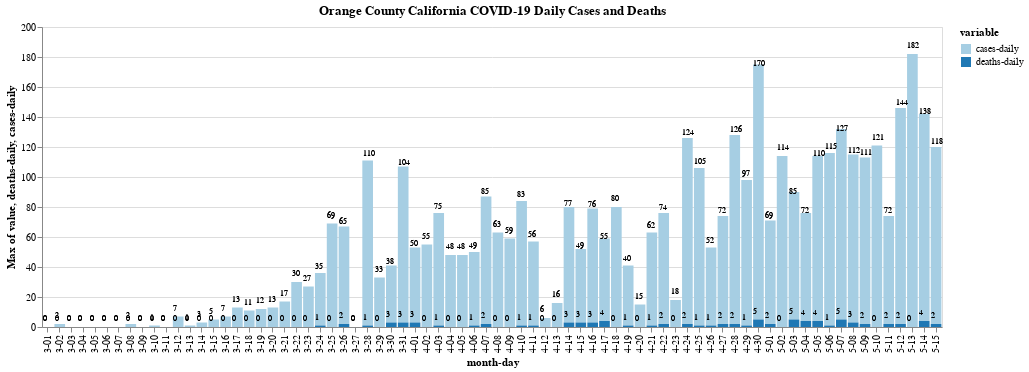

The notebook cell saved with this chart:
### Code cell
plot('Orange','California')[0]

### Figure 1 — Vega-Lite specification as saved in the notebook (floating-point values rounded to 4 significant figures)
{"config": {"view": {"continuousWidth": 400, "continuousHeight": 300}}, "layer": [{"mark": "bar", "encoding": {"color": {"type": "nominal", "field": "variable", "scale": {"scheme": "paired"}}, "tooltip": [{"type": "quantitative", "field": "cases-daily"}, {"type": "quantitative", "field": "deaths-daily"}, {"type": "quantitative", "field": "cases"}, {"type": "quantitative", "field": "deaths"}], "x": {"type": "nominal", "field": "month-day"}, "y": {"type": "quantitative", "aggregate": "max", "field": "value"}}, "selection": {"selector061": {"type": "interval", "bind": "scales", "encodings": ["x", "y"]}}, "title": "Orange County California COVID-19 Daily Cases and Deaths", "transform": [{"fold": ["cases-daily", "deaths-daily"], "as": ["variable", "value"]}], "width": 900}, {"mark": {"type": "text", "align": "left", "angle": 0, "baseline": "middle", "binSpacing": 1, "dx": -5, "dy": -8, "fontSize": 8}, "encoding": {"color": {"value": "black"}, "text": {"type": "quantitative", "field": "deaths-daily"}, "tooltip": [{"type": "quantitative", "field": "cases-daily"}, {"type": "quantitative", "field": "deaths-daily"}, {"type": "quantitative", "field": "cases"}, {"type": "quantitative", "field": "deaths"}], "x": {"type": "nominal", "field": "month-day"}, "y": {"type": "quantitative", "field": "deaths-daily"}}, "title": "Orange County California COVID-19 Daily Cases and Deaths", "transform": [{"fold": ["cases-daily", "deaths-daily"], "as": ["variable", "value"]}], "width": 900}, {"mark": {"type": "text", "align": "left", "angle": 0, "baseline": "middle", "binSpacing": 1, "dx": -5, "dy": -8, "fontSize": 8}, "encoding": {"color": {"value": "black"}, "text": {"type": "quantitative", "field": "cases-daily"}, "tooltip": [{"type": "quantitative", "field": "cases-daily"}, {"type": "quantitative", "field": "deaths-daily"}, {"type": "quantitative", "field": "cases"}, {"type": "quantitative", "field": "deaths"}], "x": {"type": "nominal", "field": "month-day"}, "y": {"type": "quantitative", "field": "cases-daily"}}, "title": "Orange County California COVID-19 Daily Cases and Deaths", "transform": [{"fold": ["cases-daily", "deaths-daily"], "as": ["variable", "value"]}], "width": 900}], "data": {"name": "data-d30964e8d8d07b16fcbb6affa6cde342"}, "$schema": "https://vega.github.io/schema/vega-lite/v4.8.1.json", "datasets": {"data-d30964e8d8d07b16fcbb6affa6cde342": [{"date": "2020-03-01", "county": "Orange", "state": "California", "fips": 6059.0, "cases": 1, "deaths": 0, "cases-daily": 0.0, "deaths-daily": 0.0, "month-day": "3-01"}, {"date": "2020-03-02", "county": "Orange", "state": "California", "fips": 6059.0, "cases": 1, "deaths": 0, "cases-daily": 2.0, "deaths-daily": 0.0, "month-day": "3-02"}, {"date": "2020-03-03", "county": "Orange", "state": "California", "fips": 6059.0, "cases": 3, "deaths": 0, "cases-daily": 0.0, "deaths-daily": 0.0, "month-day": "3-03"}, {"date": "2020-03-04", "county": "Orange", "state": "California", "fips": 6059.0, "cases": 3, "deaths": 0, "cases-daily": 0.0, "deaths-daily": 0.0, "month-day": "3-04"}, {"date": "2020-03-05", "county": "Orange", "state": "California", "fips": 6059.0, "cases": 3, "deaths": 0, "cases-daily": 0.0, "deaths-daily": 0.0, "month-day": "3-05"}, {"date": "2020-03-06", "county": "Orange", "state": "California", "fips": 6059.0, "cases": 3, "deaths": 0, "cases-daily": 0.0, "deaths-daily": 0.0, "month-day": "3-06"}, {"date": "2020-03-07", "county": "Orange", "state": "California", "fips": 6059.0, "cases": 3, "deaths": 0, "cases-daily": 0.0, "deaths-daily": 0.0, "month-day": "3-07"}, {"date": "2020-03-08", "county": "Orange", "state": "California", "fips": 6059.0, "cases": 3, "deaths": 0, "cases-daily": 2.0, "deaths-daily": 0.0, "month-day": "3-08"}, {"date": "2020-03-09", "county": "Orange", "state": "California", "fips": 6059.0, "cases": 5, "deaths": 0, "cases-daily": 0.0, "deaths-daily": 0.0, "month-day": "3-09"}, {"date": "2020-03-10", "county": "Orange", "state": "California", "fips": 6059.0, "cases": 5, "deaths": 0, "cases-daily": 1.0, "deaths-daily": 0.0, "month-day": "3-10"}, {"date": "2020-03-11", "county": "Orange", "state": "California", "fips": 6059.0, "cases": 6, "deaths": 0, "cases-daily": 0.0, "deaths-daily": 0.0, "month-day": "3-11"}, {"date": "2020-03-12", "county": "Orange", "state": "California", "fips": 6059.0, "cases": 6, "deaths": 0, "cases-daily": 7.0, "deaths-daily": 0.0, "month-day": "3-12"}, {"date": "2020-03-13", "county": "Orange", "state": "California", "fips": 6059.0, "cases": 13, "deaths": 0, "cases-daily": 1.0, "deaths-daily": 0.0, "month-day": "3-13"}, {"date": "2020-03-14", "county": "Orange", "state": "California", "fips": 6059.0, "cases": 14, "deaths": 0, "cases-daily": 3.0, "deaths-daily": 0.0, "month-day": "3-14"}, {"date": "2020-03-15", "county": "Orange", "state": "California", "fips": 6059.0, "cases": 17, "deaths": 0, "cases-daily": 5.0, "deaths-daily": 0.0, "month-day": "3-15"}, {"date": "2020-03-16", "county": "Orange", "state": "California", "fips": 6059.0, "cases": 22, "deaths": 0, "cases-daily": 7.0, "deaths-daily": 0.0, "month-day": "3-16"}, {"date": "2020-03-17", "county": "Orange", "state": "California", "fips": 6059.0, "cases": 29, "deaths": 0, "cases-daily": 13.0, "deaths-daily": 0.0, "month-day": "3-17"}, {"date": "2020-03-18", "county": "Orange", "state": "California", "fips": 6059.0, "cases": 42, "deaths": 0, "cases-daily": 11.0, "deaths-daily": 0.0, "month-day": "3-18"}, {"date": "2020-03-19", "county": "Orange", "state": "California", "fips": 6059.0, "cases": 53, "deaths": 0, "cases-daily": 12.0, "deaths-daily": 0.0, "month-day": "3-19"}, {"date": "2020-03-20", "county": "Orange", "state": "California", "fips": 6059.0, "cases": 65, "deaths": 0, "cases-daily": 13.0, "deaths-daily": 0.0, "month-day": "3-20"}, {"date": "2020-03-21", "county": "Orange", "state": "California", "fips": 6059.0, "cases": 78, "deaths": 0, "cases-daily": 17.0, "deaths-daily": 0.0, "month-day": "3-21"}, {"date": "2020-03-22", "county": "Orange", "state": "California", "fips": 6059.0, "cases": 95, "deaths": 0, "cases-daily": 30.0, "deaths-daily": 0.0, "month-day": "3-22"}, {"date": "2020-03-23", "county": "Orange", "state": "California", "fips": 6059.0, "cases": 125, "deaths": 0, "cases-daily": 27.0, "deaths-daily": 0.0, "month-day": "3-23"}, {"date": "2020-03-24", "county": "Orange", "state": "California", "fips": 6059.0, "cases": 152, "deaths": 0, "cases-daily": 35.0, "deaths-daily": 1.0, "month-day": "3-24"}, {"date": "2020-03-25", "county": "Orange", "state": "California", "fips": 6059.0, "cases": 187, "deaths": 1, "cases-daily": 69.0, "deaths-daily": 0.0, "month-day": "3-25"}, {"date": "2020-03-26", "county": "Orange", "state": "California", "fips": 6059.0, "cases": 256, "deaths": 1, "cases-daily": 65.0, "deaths-daily": 2.0, "month-day": "3-26"}, {"date": "2020-03-27", "county": "Orange", "state": "California", "fips": 6059.0, "cases": 321, "deaths": 3, "cases-daily": 0.0, "deaths-daily": 0.0, "month-day": "3-27"}, {"date": "2020-03-28", "county": "Orange", "state": "California", "fips": 6059.0, "cases": 321, "deaths": 3, "cases-daily": 110.0, "deaths-daily": 1.0, "month-day": "3-28"}, {"date": "2020-03-29", "county": "Orange", "state": "California", "fips": 6059.0, "cases": 431, "deaths": 4, "cases-daily": 33.0, "deaths-daily": 0.0, "month-day": "3-29"}, {"date": "2020-03-30", "county": "Orange", "state": "California", "fips": 6059.0, "cases": 464, "deaths": 4, "cases-daily": 38.0, "deaths-daily": 3.0, "month-day": "3-30"}, {"date": "2020-03-31", "county": "Orange", "state": "California", "fips": 6059.0, "cases": 502, "deaths": 7, "cases-daily": 104.0, "deaths-daily": 3.0, "month-day": "3-31"}, {"date": "2020-04-01", "county": "Orange", "state": "California", "fips": 6059.0, "cases": 606, "deaths": 10, "cases-daily": 50.0, "deaths-daily": 3.0, "month-day": "4-01"}, {"date": "2020-04-02", "county": "Orange", "state": "California", "fips": 6059.0, "cases": 656, "deaths": 13, "cases-daily": 55.0, "deaths-daily": 0.0, "month-day": "4-02"}, {"date": "2020-04-03", "county": "Orange", "state": "California", "fips": 6059.0, "cases": 711, "deaths": 13, "cases-daily": 75.0, "deaths-daily": 1.0, "month-day": "4-03"}, {"date": "2020-04-04", "county": "Orange", "state": "California", "fips": 6059.0, "cases": 786, "deaths": 14, "cases-daily": 48.0, "deaths-daily": 0.0, "month-day": "4-04"}, {"date": "2020-04-05", "county": "Orange", "state": "California", "fips": 6059.0, "cases": 834, "deaths": 14, "cases-daily": 48.0, "deaths-daily": 0.0, "month-day": "4-05"}, {"date": "2020-04-06", "county": "Orange", "state": "California", "fips": 6059.0, "cases": 882, "deaths": 14, "cases-daily": 49.0, "deaths-daily": 1.0, "month-day": "4-06"}, {"date": "2020-04-07", "county": "Orange", "state": "California", "fips": 6059.0, "cases": 931, "deaths": 15, "cases-daily": 85.0, "deaths-daily": 2.0, "month-day": "4-07"}, {"date": "2020-04-08", "county": "Orange", "state": "California", "fips": 6059.0, "cases": 1016, "deaths": 17, "cases-daily": 63.0, "deaths-daily": 0.0, "month-day": "4-08"}, {"date": "2020-04-09", "county": "Orange", "state": "California", "fips": 6059.0, "cases": 1079, "deaths": 17, "cases-daily": 59.0, "deaths-daily": 0.0, "month-day": "4-09"}, {"date": "2020-04-10", "county": "Orange", "state": "California", "fips": 6059.0, "cases": 1138, "deaths": 17, "cases-daily": 83.0, "deaths-daily": 1.0, "month-day": "4-10"}, {"date": "2020-04-11", "county": "Orange", "state": "California", "fips": 6059.0, "cases": 1221, "deaths": 18, "cases-daily": 56.0, "deaths-daily": 1.0, "month-day": "4-11"}, {"date": "2020-04-12", "county": "Orange", "state": "California", "fips": 6059.0, "cases": 1277, "deaths": 19, "cases-daily": 6.0, "deaths-daily": 0.0, "month-day": "4-12"}, {"date": "2020-04-13", "county": "Orange", "state": "California", "fips": 6059.0, "cases": 1283, "deaths": 19, "cases-daily": 16.0, "deaths-daily": 0.0, "month-day": "4-13"}, {"date": "2020-04-14", "county": "Orange", "state": "California", "fips": 6059.0, "cases": 1299, "deaths": 19, "cases-daily": 77.0, "deaths-daily": 3.0, "month-day": "4-14"}, {"date": "2020-04-15", "county": "Orange", "state": "California", "fips": 6059.0, "cases": 1376, "deaths": 22, "cases-daily": 49.0, "deaths-daily": 3.0, "month-day": "4-15"}, {"date": "2020-04-16", "county": "Orange", "state": "California", "fips": 6059.0, "cases": 1425, "deaths": 25, "cases-daily": 76.0, "deaths-daily": 3.0, "month-day": "4-16"}, {"date": "2020-04-17", "county": "Orange", "state": "California", "fips": 6059.0, "cases": 1501, "deaths": 28, "cases-daily": 55.0, "deaths-daily": 4.0, "month-day": "4-17"}, {"date": "2020-04-18", "county": "Orange", "state": "California", "fips": 6059.0, "cases": 1556, "deaths": 32, "cases-daily": 80.0, "deaths-daily": 0.0, "month-day": "4-18"}, {"date": "2020-04-19", "county": "Orange", "state": "California", "fips": 6059.0, "cases": 1636, "deaths": 32, "cases-daily": 40.0, "deaths-daily": 1.0, "month-day": "4-19"}, {"date": "2020-04-20", "county": "Orange", "state": "California", "fips": 6059.0, "cases": 1676, "deaths": 33, "cases-daily": 15.0, "deaths-daily": 0.0, "month-day": "4-20"}, {"date": "2020-04-21", "county": "Orange", "state": "California", "fips": 6059.0, "cases": 1691, "deaths": 33, "cases-daily": 62.0, "deaths-daily": 1.0, "month-day": "4-21"}, {"date": "2020-04-22", "county": "Orange", "state": "California", "fips": 6059.0, "cases": 1753, "deaths": 34, "cases-daily": 74.0, "deaths-daily": 2.0, "month-day": "4-22"}, {"date": "2020-04-23", "county": "Orange", "state": "California", "fips": 6059.0, "cases": 1827, "deaths": 36, "cases-daily": 18.0, "deaths-daily": 0.0, "month-day": "4-23"}, {"date": "2020-04-24", "county": "Orange", "state": "California", "fips": 6059.0, "cases": 1845, "deaths": 36, "cases-daily": 124.0, "deaths-daily": 2.0, "month-day": "4-24"}, {"date": "2020-04-25", "county": "Orange", "state": "California", "fips": 6059.0, "cases": 1969, "deaths": 38, "cases-daily": 105.0, "deaths-daily": 1.0, "month-day": "4-25"}, {"date": "2020-04-26", "county": "Orange", "state": "California", "fips": 6059.0, "cases": 2074, "deaths": 39, "cases-daily": 52.0, "deaths-daily": 1.0, "month-day": "4-26"}, {"date": "2020-04-27", "county": "Orange", "state": "California", "fips": 6059.0, "cases": 2126, "deaths": 40, "cases-daily": 72.0, "deaths-daily": 2.0, "month-day": "4-27"}, {"date": "2020-04-28", "county": "Orange", "state": "California", "fips": 6059.0, "cases": 2198, "deaths": 42, "cases-daily": 126.0, "deaths-daily": 2.0, "month-day": "4-28"}, {"date": "2020-04-29", "county": "Orange", "state": "California", "fips": 6059.0, "cases": 2324, "deaths": 44, "cases-daily": 97.0, "deaths-daily": 1.0, "month-day": "4-29"}, {"date": "2020-04-30", "county": "Orange", "state": "California", "fips": 6059.0, "cases": 2421, "deaths": 45, "cases-daily": 170.0, "deaths-daily": 5.0, "month-day": "4-30"}, {"date": "2020-05-01", "county": "Orange", "state": "California", "fips": 6059.0, "cases": 2591, "deaths": 50, "cases-daily": 69.0, "deaths-daily": 2.0, "month-day": "5-01"}, {"date": "2020-05-02", "county": "Orange", "state": "California", "fips": 6059.0, "cases": 2660, "deaths": 52, "cases-daily": 114.0, "deaths-daily": 0.0, "month-day": "5-02"}, {"date": "2020-05-03", "county": "Orange", "state": "California", "fips": 6059.0, "cases": 2774, "deaths": 52, "cases-daily": 85.0, "deaths-daily": 5.0, "month-day": "5-03"}, {"date": "2020-05-04", "county": "Orange", "state": "California", "fips": 6059.0, "cases": 2859, "deaths": 57, "cases-daily": 72.0, "deaths-daily": 4.0, "month-day": "5-04"}, {"date": "2020-05-05", "county": "Orange", "state": "California", "fips": 6059.0, "cases": 2931, "deaths": 61, "cases-daily": 110.0, "deaths-daily": 4.0, "month-day": "5-05"}, {"date": "2020-05-06", "county": "Orange", "state": "California", "fips": 6059.0, "cases": 3041, "deaths": 65, "cases-daily": 115.0, "deaths-daily": 1.0, "month-day": "5-06"}, {"date": "2020-05-07", "county": "Orange", "state": "California", "fips": 6059.0, "cases": 3156, "deaths": 66, "cases-daily": 127.0, "deaths-daily": 5.0, "month-day": "5-07"}, {"date": "2020-05-08", "county": "Orange", "state": "California", "fips": 6059.0, "cases": 3283, "deaths": 71, "cases-daily": 112.0, "deaths-daily": 3.0, "month-day": "5-08"}, {"date": "2020-05-09", "county": "Orange", "state": "California", "fips": 6059.0, "cases": 3395, "deaths": 74, "cases-daily": 111.0, "deaths-daily": 2.0, "month-day": "5-09"}, {"date": "2020-05-10", "county": "Orange", "state": "California", "fips": 6059.0, "cases": 3506, "deaths": 76, "cases-daily": 121.0, "deaths-daily": 0.0, "month-day": "5-10"}, {"date": "2020-05-11", "county": "Orange", "state": "California", "fips": 6059.0, "cases": 3627, "deaths": 76, "cases-daily": 72.0, "deaths-daily": 2.0, "month-day": "5-11"}, {"date": "2020-05-12", "county": "Orange", "state": "California", "fips": 6059.0, "cases": 3699, "deaths": 78, "cases-daily": 144.0, "deaths-daily": 2.0, "month-day": "5-12"}, {"date": "2020-05-13", "county": "Orange", "state": "California", "fips": 6059.0, "cases": 3843, "deaths": 80, "cases-daily": 182.0, "deaths-daily": 0.0, "month-day": "5-13"}, {"date": "2020-05-14", "county": "Orange", "state": "California", "fips": 6059.0, "cases": 4025, "deaths": 80, "cases-daily": 138.0, "deaths-daily": 4.0, "month-day": "5-14"}, {"date": "2020-05-15", "county": "Orange", "state": "California", "fips": 6059.0, "cases": 4163, "deaths": 84, "cases-daily": 118.0, "deaths-daily": 2.0, "month-day": "5-15"}, {"date": "2020-05-16", "county": "Orange", "state": "California", "fips": 6059.0, "cases": 4281, "deaths": 86, "cases-daily": null, "deaths-daily": null, "month-day": "5-16"}]}}
